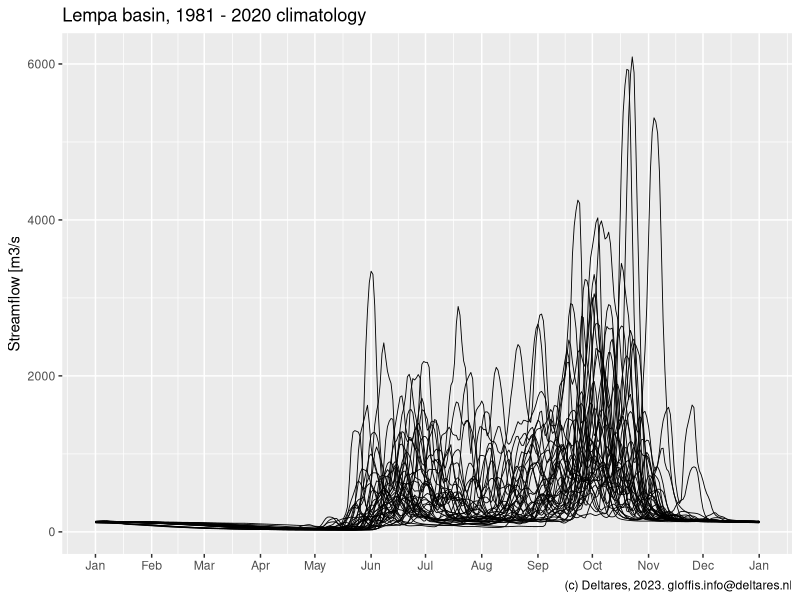
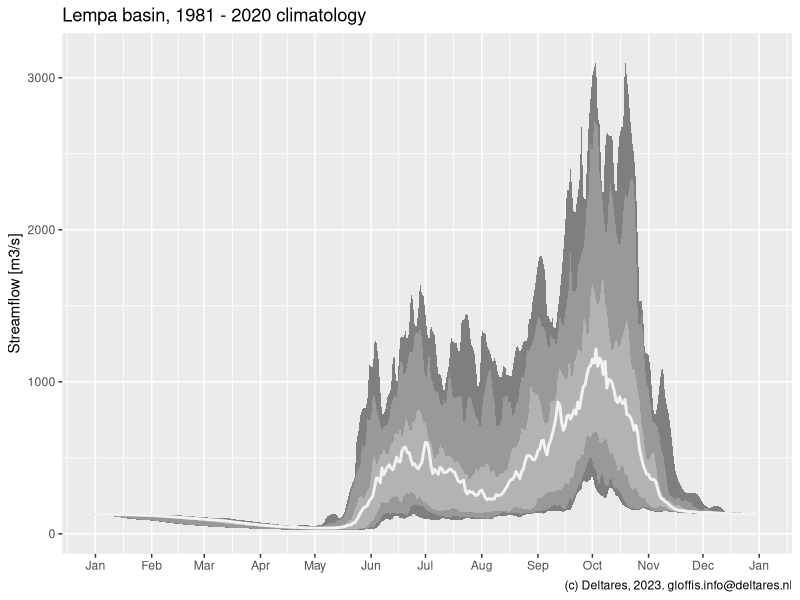
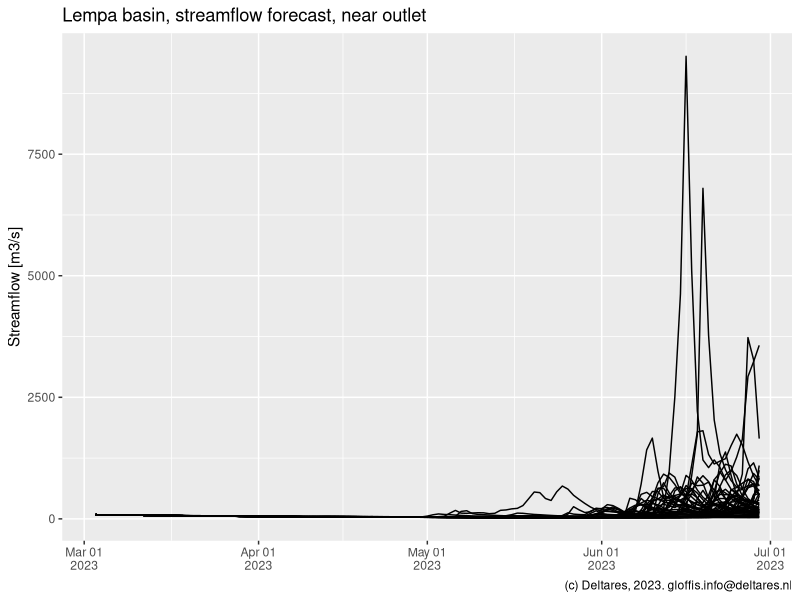
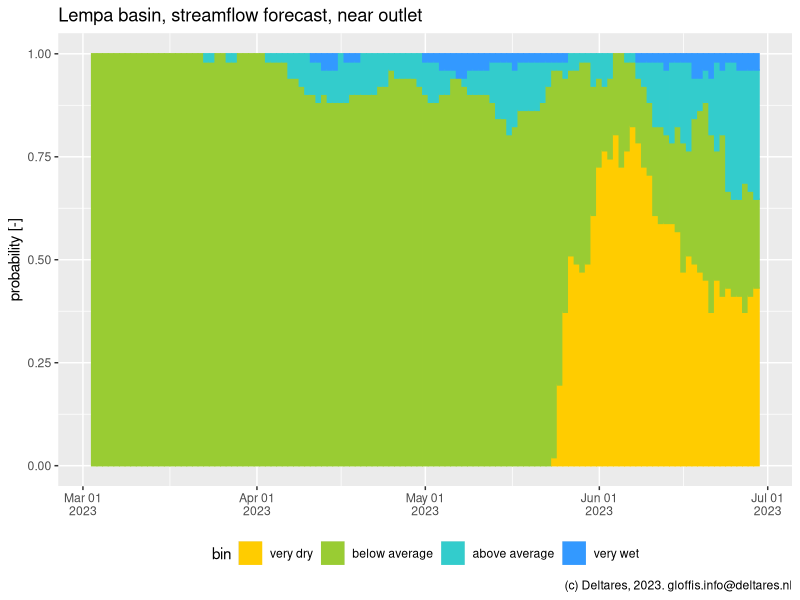
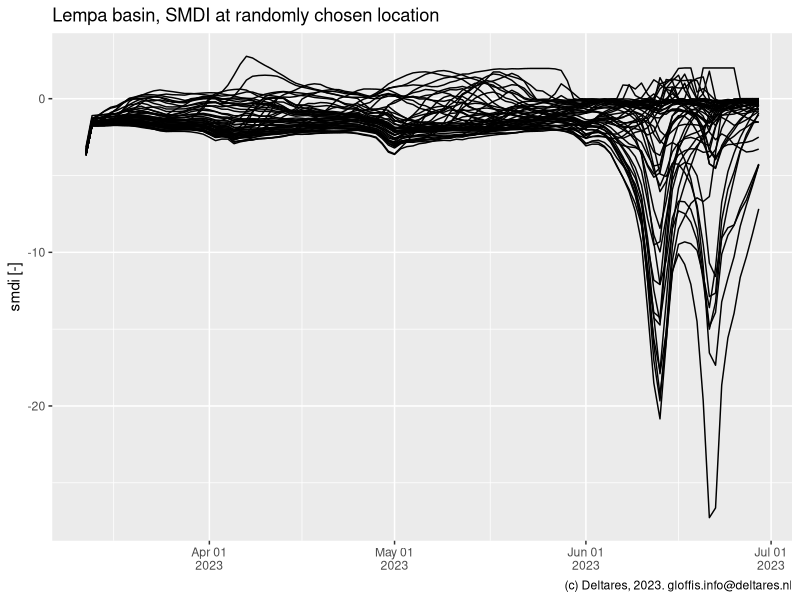
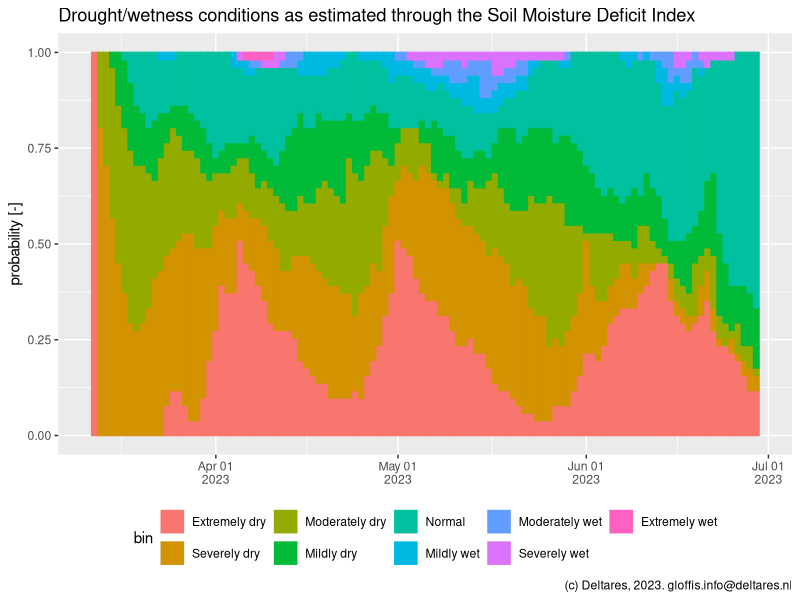

Reproduce these figures in R, in order.
## ---- chunk 1
rm(list=objects())
library(ggplot2)
library(lubridate)
library(dplyr)
library(tidyr)
## ---- chunk 2
fcst <- read.csv('data/lempa_forecast_Q.csv'); fcst$type <- 'forecast'
clim <- read.csv('data/lempa_climatology_Q.csv'); clim$type <- 'climatology'
data <- rbind(fcst, clim); rm(fcst); rm(clim)
data <- data %>% na.omit() %>% mutate(time = as.Date(time)) %>% rename(date = time)
## ---- chunk 3
clim <- subset(data, type == 'climatology')
ggplot(clim, aes(x=date, y=Q, group=realization)) +
  geom_line(size = 0.3) +
  scale_x_date(date_breaks = 'month', date_labels ='%b') +
  labs(title='Lempa basin, 1981 - 2020 climatology',
       caption='(c) Deltares, 2023. gloffis.info@deltares.nl') +
  xlab(NULL) + ylab('Streamflow [m3/s')
## ---- chunk 4
probs = c(0:100)/100
quantiles <- clim %>% group_by(date) %>% summarise(x = quantile(Q, probs), q = paste0('q',sprintf('%03.0f',probs*100)))
q2 <- quantiles %>% spread(key=q, value=x)
ggplot(q2, aes(x=date) ) +
  geom_ribbon(aes(x=date, ymin=q005, ymax = q095), fill = 'grey50') +
  geom_ribbon(aes(x=date, ymin=q010, ymax = q090), fill = 'grey60') +
  geom_ribbon(aes(x=date, ymin=q025, ymax = q075), fill = 'grey70') +
  geom_line(aes(x=date, y=q060), size=1, color = 'grey95') +
  scale_x_date(date_breaks = 'month', date_labels ='%b') +
  labs(title='Lempa basin, 1981 - 2020 climatology',
       caption='(c) Deltares, 2023. gloffis.info@deltares.nl') +
  xlab(NULL) + ylab('Streamflow [m3/s]')
## ---- chunk 5
fcst <- subset(data, type == 'forecast')
ggplot(fcst, aes(x=date, y=Q, group=realization)) +
  geom_line(size = 0.5) +
  scale_x_date(date_breaks = 'months', date_labels ='%b %d\n%Y') +
  labs(title='Lempa basin, streamflow forecast, near outlet',
       caption='(c) Deltares, 2023. gloffis.info@deltares.nl') +
  xlab(NULL) + ylab('Streamflow [m3/s]')
## ---- chunk 6
q2 <- q2 %>% mutate(date = ymd(paste0('2023',sprintf("%02.0f",month(date)),sprintf("%02.0f",day(date)))))
fcst <- fcst %>% left_join(q2, by='date') %>% rowwise() %>%
  mutate(bin = cut(Q,breaks=c(0,q010,q050,q090,Inf),labels=c('very dry','below average','above average','very wet'))) %>%
  select(-c('q000','q010','q050','q090','q100')) %>% group_by(date, bin) %>% count %>% summarise(prob = n/51)
fcst$bin <- factor(fcst$bin, levels=c('very dry','below average','above average','very wet'))

ggplot(fcst, aes(x=date, y=prob, group = bin, colour=bin, fill=bin)) +
  geom_bar(position=position_stack(reverse=T), stat="identity") +
  scale_color_manual(values=c('#FFCC00','#99CC33','#33CCCC','#3399FF') ) +
  scale_fill_manual(values=c('#FFCC00','#99CC33','#33CCCC','#3399FF') ) +
  scale_x_date(date_breaks = 'months', date_labels ='%b %d\n%Y') +
  labs(title='Lempa basin, streamflow forecast, near outlet',
       caption='(c) Deltares, 2023. gloffis.info@deltares.nl') +
  xlab(NULL) + ylab('probability [-]') +
  theme(legend.direction = 'horizontal',
        legend.position = 'bottom')
## ---- chunk 7
rm(list=objects())
bins <- read.csv(file='data/drought_severity_levels.csv',as.is=T)
fcst <- read.csv(file='data/lempa_forecast_smdi.csv', as.is=T)
fcst <- fcst %>% na.omit() %>% mutate(time = as.Date(time)) %>% rename(date = time)
## ---- chunk 8
ggplot(fcst, aes(x=date, y=smdi, group=realization)) +
  geom_line(size = 0.5) +
  scale_x_date(date_breaks = 'months', date_labels ='%b %d\n%Y') +
  labs(title='Lempa basin, SMDI at randomly chosen location',
       caption='(c) Deltares, 2023. gloffis.info@deltares.nl') +
  xlab(NULL) + ylab('smdi [-]')
## ---- chunk 9
fcst <- fcst %>% rowwise() %>% mutate(bin = cut(smdi,breaks=c(bins$lower_bound,Inf),labels=bins$category)) %>%
  group_by(date, bin) %>% count %>% summarise(prob = n/51) %>% mutate(bin = factor(bin, levels=bins$category))

my_title <- 'Drought/wetness conditions as estimated through the Soil Moisture Deficit Index'
ggplot(fcst, aes(x=date, y=prob, group = bin, colour=bin, fill=bin)) +
  geom_bar(position=position_stack(reverse=T), stat="identity") +
  #scale_color_manual(values=c('#FFCC00','#99CC33','#33CCCC','#3399FF') ) +
  #scale_fill_manual(values=c('#FFCC00','#99CC33','#33CCCC','#3399FF') ) +
  scale_x_date(date_breaks = 'months', date_labels ='%b %d\n%Y') +
  labs(title=my_title,
       caption='(c) Deltares, 2023. gloffis.info@deltares.nl') +
  xlab(NULL) + ylab('probability [-]') +
  theme(legend.direction = 'horizontal',
        legend.position = 'bottom')
